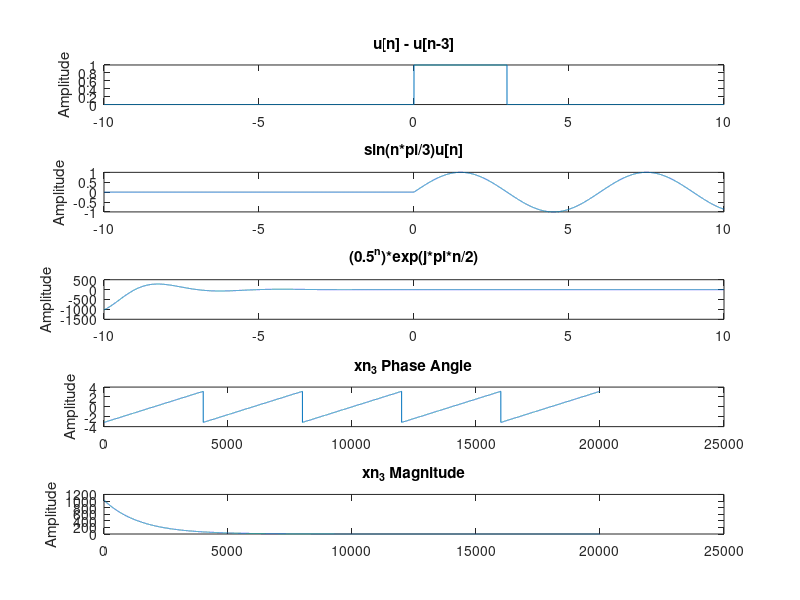

Recreate this plot in MATLAB.
n = -10:0.001:10;               % time index for the discrete signal from 0 to 15 with unity sampling

% time
u = [(n)>=0];                   % Unit Step
u3 = [(n-3)>=0];                % Delayed step 

xn_1 = u-u3;                    % Rectangular window x[n]= u[n]- u[n-3] as given in the questoin

xn_2 = sin((n*pi)/3).*u;        % As given in the question

xn_3 = (0.5.^n).*exp(1i*pi*n/2);% Complex Signal as given in the question

xn_3_theta = angle(xn_3);
xn_3_mag = abs(xn_3);

subplot(5,1,1); 
plot(n,xn_1);
title('u[n] - u[n-3]'); 
ylabel('Amplitude')

subplot(5,1,2); 
plot(n,xn_2);
title('sin(n*pi/3)u[n]'); 
ylabel('Amplitude')

subplot(5,1,3); 
plot(n,xn_3);
title('(0.5^n)*exp(j*pi*n/2)'); 
ylabel('Amplitude')

subplot(5,1,4); 
plot(xn_3_theta);
title('xn_3 Phase Angle'); 
ylabel('Amplitude')

subplot(5,1,5); 
plot(xn_3_mag);
title('xn_3 Magnitude'); 
ylabel('Amplitude')